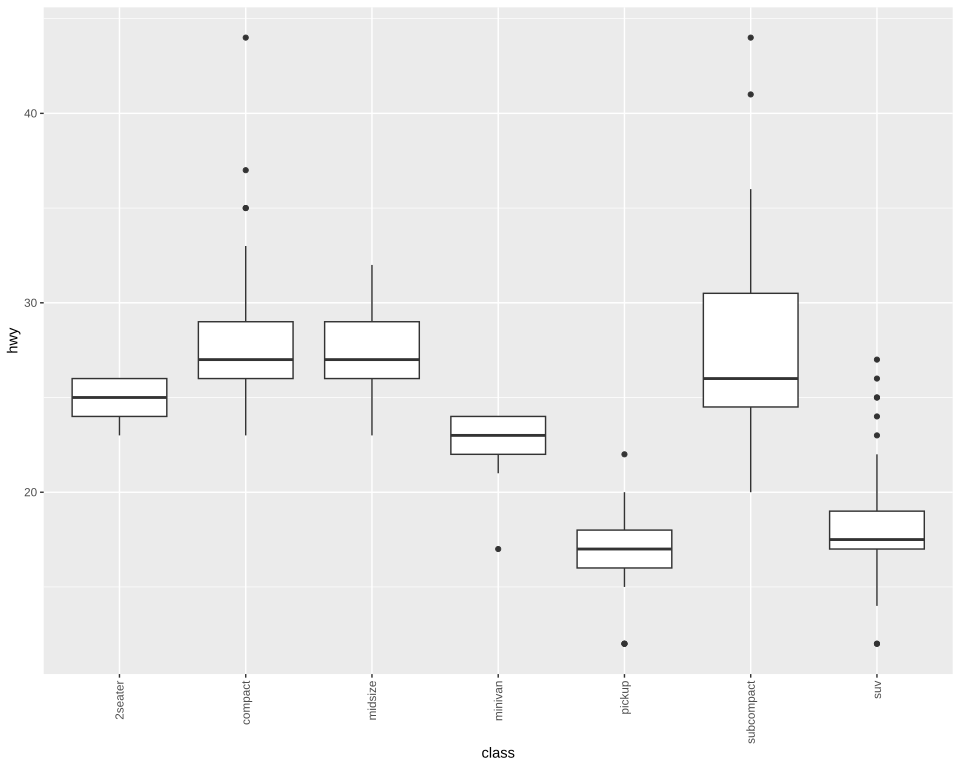

The R source for this figure:
# The plot test/golden/theme_text_axis_x_90.svg draws, drawn by ggplot2 itself, as ggplot2's own
# visual tests draw their snapshots: the independent check on that golden whenever it changes. The
# suite never runs this; it needs R, ggplot2 and vdiffr, saved as the Docker image
# giggly-r:ggplot2-4.0.3. From the repository's root:
#
#   docker run --rm -v "$PWD/test/golden":/golden:ro giggly-r:ggplot2-4.0.3 \
#     Rscript /golden/theme_text_axis_x_90.R > theme_text_axis_x_90.ggplot2.svg
#
# and compare the two drawings element by element, as test/golden/point.R describes.
#
# mpg's highway mileage by class as box plots, each class's label turned on its side, ending at
# its tick and centred across it (`hjust = 1, vjust = 0.5`), the axis as deep as the widest label.
#
# First checked with ggplot2 4.0.3 and vdiffr 1.0.9: every element and clip path matches, and the
# one departure is test/golden/point.R's, the x axis drawn before the y.

library(ggplot2)

plot <- ggplot(mpg, aes(class, hwy)) +
  geom_boxplot() +
  theme_gray() +
  theme(axis.text.x = element_text(angle = 90, hjust = 1, vjust = 0.5))

file <- tempfile(fileext = ".svg")
vdiffr::write_svg(plot, file)
cat(readLines(file), sep = "\n")
